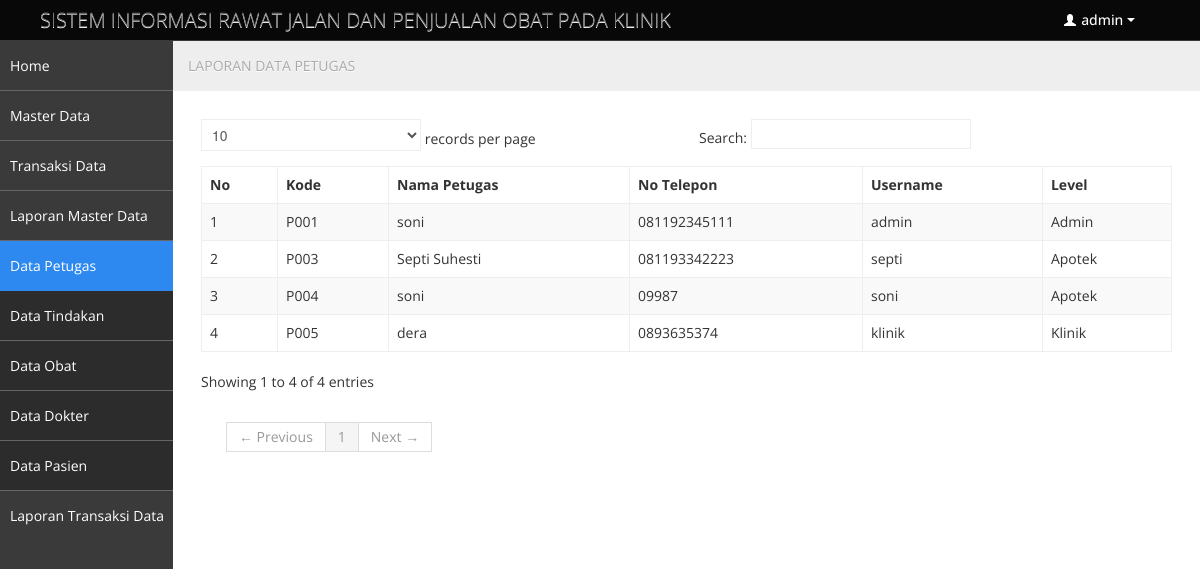
Page /dasboard.php?page=Laporan-Petugas (signed in) on the committed database.
### tables this page shows
CREATE TABLE IF NOT EXISTS `petugas` (
  `kd_petugas` char(4) NOT NULL,
  `nm_petugas` varchar(100) NOT NULL,
  `no_telepon` varchar(20) NOT NULL,
  `username` varchar(20) NOT NULL,
  `password` varchar(200) NOT NULL,
  `level` varchar(20) NOT NULL DEFAULT 'Kasir',
  PRIMARY KEY (`kd_petugas`)
);

### laporan_petugas.php (the view)
<ul class="breadcrumb">
				<li>
					LAPORAN DATA PETUGAS
				</li>
</ul>
<table class="table table-striped table-bordered bootstrap-datatable datatable">
<thead>
  <tr>
    <th><b>No</b></th>
    <th><strong>Kode</strong></th>
    <th><b>Nama Petugas </b></th>
    <th><b>No Telepon </b></th>
    <th><b>Username</b></th>
    <th><b>Level</b></th>
  </tr>
</thead>
  <?php
	$mySql 	= "SELECT * FROM petugas ORDER BY kd_petugas";
	$myQry 	= mysql_query($mySql, $koneksidb)  or die ("Query salah : ".mysql_error());
	$nomor  = 0;
	while ($myData = mysql_fetch_array($myQry)) {
		$nomor++;
	?>
  <tr>
    <td> <?php echo $nomor; ?> </td>
    <td><?php echo $myData['kd_petugas']; ?></td>
    <td> <?php echo $myData['nm_petugas']; ?> </td>
    <td> <?php echo $myData['no_telepon']; ?> </td>
    <td> <?php echo $myData['username']; ?> </td>
    <td> <?php echo $myData['level']; ?> </td>
  </tr>
  <?php } ?>
</table>

### dasboard.php (shortened to what this page needs)
<?php
include_once "library/inc.connection.php";
?>
<!DOCTYPE html>
<html lang="en">
<head>
	<link id="bootstrap-style" href="css/bootstrap.min.css" rel="stylesheet">
	<link href="css/bootstrap-responsive.min.css" rel="stylesheet">
	<link id="base-style" href="css/style.css" rel="stylesheet">
	<link id="base-style-responsive" href="css/style-responsive.css" rel="stylesheet">
    <link rel="stylesheet" type="text/css" href="plugins/tigra_calendar/tcal.css" />
</head>
<body>
	<div class="navbar">
		<div class="navbar-inner">
			<div class="container-fluid">
					<a class="brand" href="index.html">SISTEM INFORMASI RAWAT JALAN DAN PENJUALAN OBAT PADA KLINIK </a>
				<div class="nav-no-collapse header-nav">
					<ul class="nav pull-right">
						<?php
$mySql = "SELECT * FROM petugas WHERE kd_petugas='".$_SESSION['SES_LOGIN']."'";
$myQry = mysql_query($mySql, $koneksidb)  or die ("Query user salah : ".mysql_error());
$myData= mysql_fetch_array($myQry);
?>
						<li class="dropdown">
							<a class="btn dropdown-toggle" data-toggle="dropdown" href="#">
								<i class="halflings-icon white user"></i> <?php echo $myData['username']; ?>
								<span class="caret"></span>
							</a>
						</li>
					</ul>
				</div>
		  </div>
		</div>
	</div>
		<div class="container-fluid-full">
		<div class="row-fluid">
			<div id="sidebar-left" class="span2">
				<div class="nav-collapse sidebar-nav">
				<?php include "menu.php"; ?></div>
			</div>
			<div id="content" class="span10">
<?php include "buka_file.php";?>
          </div>
		</div>
		</div>
</body>
</html>

### css/style.css (style rules this page uses)
body { background: #F5F5F5; color: #333; border: none; font-family: 'Open Sans', sans-serif; font-weight: 400; }
a { color: #646464; }
.navbar { margin-bottom: 0px; }
.navbar-inner { margin-bottom: 0px; min-height: 40px; padding-right: 20px; padding-left: 20px; background: #080808; filter: none; text-shadow: 1px 1px 1px #0a0c0e; border: none; color: #fff; -webkit-border-radius: 0px; -moz-border-radius: 0px; border-radius: 0px; *zoom: 1; border-bottom: 1px solid #38383D; }
.navbar-inner a { color: #7b7b7b; text-shadow: 0 -1px 1px #0b090a; }
.navbar-inner a i { margin-top: 2px; }
.header-nav { padding: 0px; color: #fff !important; background: #000 !important; }
.header-nav .nav { margin: 0px; }
.header-nav .btn { display: inline-block; padding: 21px 20px; margin-top: 0px; margin-left: 0px; font-size: 14px; line-height: 20px; text-align: center; text-shadow: none; vertical-align: middle; cursor: pointer; background: transparent; border-left: none; border-right: none; border-top: 0px; border-bottom: 0px; -webkit-border-radius: 0px; -moz-border-radius: 0px; border-radius: 0px; -webkit-box-shadow: none !important; -moz-box-shadow: none !important; box-shadow: none !important; }
.header-nav a.btn { color: #fff !important; text-shadow: none !important; padding: 10px 25px !important; }
.header-nav .btn .caret { border-top-color: #fff !important; border-bottom-color: #fff !important; }
#sidebar-left { background: #3A3A3A; }
#content { background: #ffffff; filter: none; min-height: 100%; padding: 20px 20px; position: relative; }
.breadcrumb { margin: -28px -28px 28px -28px; line-height: 34px; background: #eee; border: 0px; color: #aaa; -webkit-box-shadow: none; -moz-box-shadow: none; box-shadow: none; -webkit-border-radius: 0px; -moz-border-radius: 0px; border-radius: 0px; }
.btn { display: inline-block; padding: 6px 12px; margin-bottom: 0; font-size: 14px; font-weight: 500; line-height: 20px; text-align: center; white-space: nowrap; vertical-align: middle; cursor: pointer; border: 1px solid #a7a9aa; -webkit-border-radius: 0px !important; border-radius: 0px !important; }
.btn i { margin-top: 2px; }
.btn { color: #ffffff; background-color: #a7a9aa; border-color: #a7a9aa; background-image: none; filter: none; text-shadow: none; }
.table th, .table td { border-top: 1px solid #eee; }
.table-bordered { border-color: #eee; -webkit-border-radius: 0px !important; -moz-border-radius: 0px !important; border-radius: 0px !important; }
.table-bordered th, .table-bordered td { border-left: 1px solid #eee; }
.table-bordered thead:first-child tr:first-child > th:first-child, .table-bordered tbody:first-child tr:first-child > td:first-child, .table-bordered tbody:first-child tr:first-child > th:first-child { -webkit-border-radius: 0px !important; -moz-border-radius: 0px !important; border-radius: 0px !important; }
.table-bordered thead:first-child tr:first-child > th:last-child, .table-bordered tbody:first-child tr:first-child > td:last-child, .table-bordered tbody:first-child tr:first-child > th:last-child { -webkit-border-radius: 0px !important; -moz-border-radius: 0px !important; border-radius: 0px !important; }
.table-bordered thead:last-child tr:last-child > th:first-child, .table-bordered tbody:last-child tr:last-child > td:first-child, .table-bordered tbody:last-child tr:last-child > th:first-child, .table-bordered tfoot:last-child tr:last-child > td:first-child, .table-bordered tfoot:last-child tr:last-child > th:first-child { -webkit-border-radius: 0px !important; -moz-border-radius: 0px !important; border-radius: 0px !important; }
.table-bordered thead:last-child tr:last-child > th:last-child, .table-bordered tbody:last-child tr:last-child > td:last-child, .table-bordered tbody:last-child tr:last-child > th:last-child, .table-bordered tfoot:last-child tr:last-child > td:last-child, .table-bordered tfoot:last-child tr:last-child > th:last-child { -webkit-border-radius: 0px !important; -moz-border-radius: 0px !important; border-radius: 0px !important; }

### css/style-responsive.css (style rules this page uses)
@media (min-width: 1200px) { .container-fluid-full { overflow: hidden; position: relative; height: 100%; } }
@media (min-width: 1200px) { #content { width: 85.578%; padding: 28px; margin: 0px 0px; margin-left: 14.422% !important; } }
@media (min-width: 1200px) { #sidebar-left { background: #3A3A3A; margin-left: 0px !important; position: absolute; height: 100%; } }

### rows in the picture
petugas: username "admin", kd_petugas "P001", nm_petugas "soni", no_telepon "081192345111", level "Admin"
petugas: kd_petugas "P003", nm_petugas "Septi Suhesti", no_telepon "081193342223", username "septi", level "Apotek"
petugas: kd_petugas "P004", nm_petugas "soni", no_telepon "09987", username "soni", level "Apotek"
petugas: kd_petugas "P005", nm_petugas "dera", no_telepon "0893635374", username "klinik", level "Klinik"
